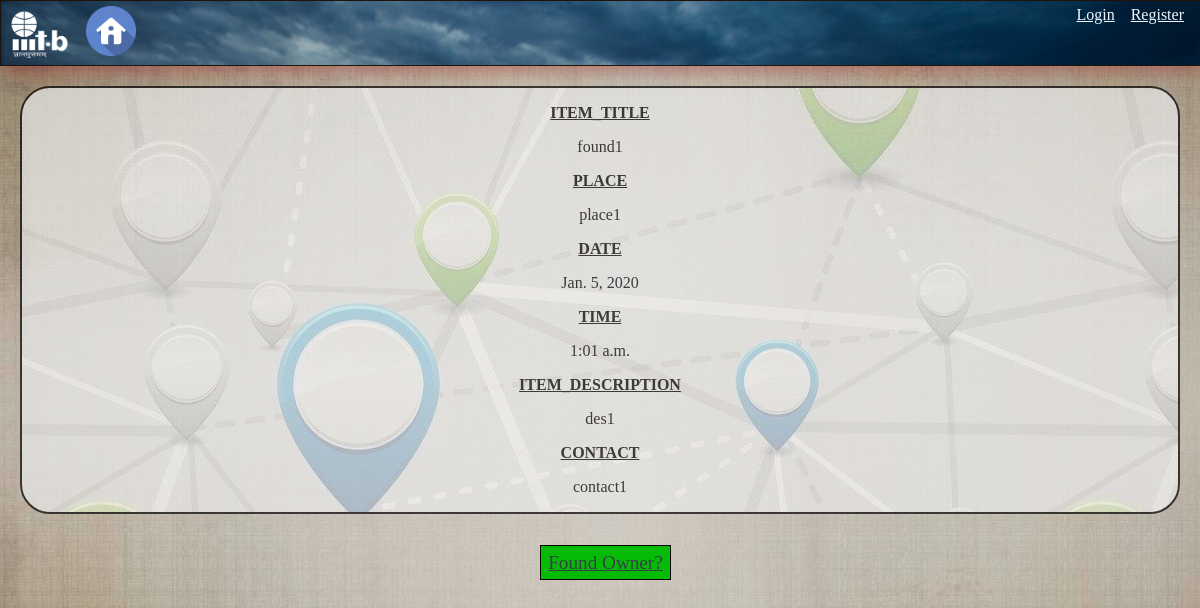
Screenshot of /profile/my_found_things/1/ with the database file from the repository.
### lost/models.py (models this page shows, shortened)
class itemfound(models.Model):
    product_title = models.CharField(max_length=100)
    place = models.TextField(default='Found this item near ..')
    date = models.DateField()
    time=models.TimeField()
    description = models.TextField()
    contactme = models.CharField(max_length=150,default='email')
    username=models.CharField(max_length=100,blank=True,default='NULL')

### users/views.py (the view)
# urls.py: path('profile/my_found_things/<int:id>/',specific_post_view,name='specific-post-view-f'),
def specific_post_view(request,id):
    obj=get_object_or_404(itemfound,id=id)
    return render(request,"specific_post_found.html",{"data":obj})

### templates/specific_post_found.html (shortened to what this page needs)
{%include 'base.html'%}
{%include 'header.html'%}
{% load static %}
<div class="list1 common">
    <p><u><b>ITEM_TITLE</b></u></p>
    <p> {{data.product_title}}</p>
    <p><u><b>PLACE</b></u></p>
    <p>{{data.place}}</p>
    <p><u><b>DATE</b></u></p>
    <p>{{data.date}}</p>
    <p><u><b>TIME</b></u></p>
    <p>{{data.time}}</p>
    <p><u><b>ITEM_DESCRIPTION</b></u></p>
    <p>{{data.description}}</p>
    <p><u><b>CONTACT</b></u></p>
    <p>{{data.contactme}}</p>
</div>
<a href="delete/" class="smalllinks">Found Owner?</a>

### static/css/style.css (style rules this page uses)
body { margin:0px; padding:0px; background-color: whitesmoke ; background-size:100%; background-image: url("images/background_header.jpg"); }
.common { margin: 20px; text-align: center; font-family: serif; color: black; border: 2px solid black; opacity: 0.7; transition: box-shadow 0.4s; background-image: url("images/background2.jpg"); border-radius: 30px; cursor: pointer; }
a:link { color:#374049 ; }
.smalllinks { font-size: 120%; border: 1px solid black; padding: 0.5% 0.6%; margin-left: 45%; background-color: #06bb06; }

### rows the page displays
itemfound: product_title "found1", place "place1", date "Jan. 5, 2020", time "1:01 a.m.", description "des1", contactme "contact1"
